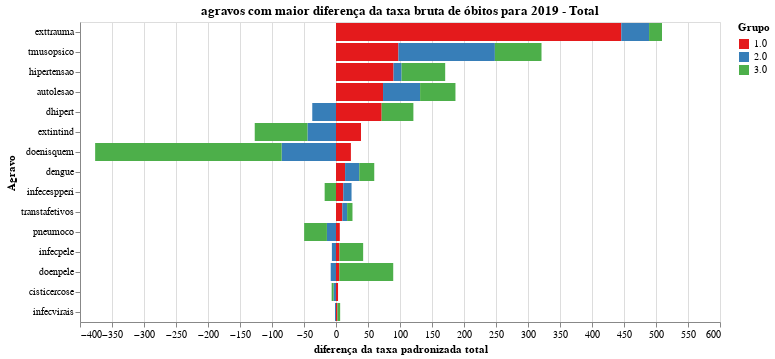

The notebook cell saved with this chart:
### Code cell
chart = plot_grafico_dif(pop_19, pop_r,
                         'taxa_obitos_esp_total', 
                         "agravos com maior diferença da taxa bruta de óbitos para 2019 - Total",
                        "diferença da taxa padronizada total")


chart.save('tx_pad_t.svg')
chart

### Figure 1 — Vega-Lite specification as saved in the notebook (floating-point values rounded to 4 significant figures)
{"config": {"view": {"continuousWidth": 400, "continuousHeight": 300}, "range": {"category": {"scheme": "set1"}}}, "data": {"name": "data-824642bc402b0e918867cdabd97821e3"}, "mark": "bar", "encoding": {"color": {"type": "nominal", "field": "grupo", "title": "Grupo"}, "order": {"type": "nominal", "field": "grupo", "sort": "ascending"}, "tooltip": {"type": "quantitative", "field": "taxa"}, "x": {"type": "quantitative", "field": "taxa", "title": "diferença da taxa padronizada total"}, "y": {"type": "nominal", "field": "agravo", "sort": null, "title": "Agravo"}}, "title": "agravos com maior diferença da taxa bruta de óbitos para 2019 - Total", "width": 640, "$schema": "https://vega.github.io/schema/vega-lite/v4.8.1.json", "datasets": {"data-824642bc402b0e918867cdabd97821e3": [{"agravo": "exttrauma", "grupo": "1.0", "taxa": 445.8}, {"agravo": "exttrauma", "grupo": "2.0", "taxa": 43.41}, {"agravo": "exttrauma", "grupo": "3.0", "taxa": 20.22}, {"agravo": "tmusopsico", "grupo": "1.0", "taxa": 97.51}, {"agravo": "tmusopsico", "grupo": "2.0", "taxa": 150.7}, {"agravo": "tmusopsico", "grupo": "3.0", "taxa": 72.86}, {"agravo": "hipertensao", "grupo": "1.0", "taxa": 89.92}, {"agravo": "hipertensao", "grupo": "2.0", "taxa": 12.57}, {"agravo": "hipertensao", "grupo": "3.0", "taxa": 68.13}, {"agravo": "autolesao", "grupo": "1.0", "taxa": 73.49}, {"agravo": "autolesao", "grupo": "2.0", "taxa": 57.92}, {"agravo": "autolesao", "grupo": "3.0", "taxa": 55.24}, {"agravo": "dhipert", "grupo": "1.0", "taxa": 71.34}, {"agravo": "dhipert", "grupo": "2.0", "taxa": -37.09}, {"agravo": "dhipert", "grupo": "3.0", "taxa": 49.58}, {"agravo": "extintind", "grupo": "1.0", "taxa": 39.05}, {"agravo": "extintind", "grupo": "2.0", "taxa": -44.61}, {"agravo": "extintind", "grupo": "3.0", "taxa": -82.36}, {"agravo": "doenisquem", "grupo": "1.0", "taxa": 23.29}, {"agravo": "doenisquem", "grupo": "2.0", "taxa": -84.93}, {"agravo": "doenisquem", "grupo": "3.0", "taxa": -291.4}, {"agravo": "dengue", "grupo": "1.0", "taxa": 14.19}, {"agravo": "dengue", "grupo": "2.0", "taxa": 22.15}, {"agravo": "dengue", "grupo": "3.0", "taxa": 23.43}, {"agravo": "infecespperi", "grupo": "1.0", "taxa": 11.39}, {"agravo": "infecespperi", "grupo": "2.0", "taxa": 12.9}, {"agravo": "infecespperi", "grupo": "3.0", "taxa": -17.72}, {"agravo": "transtafetivos", "grupo": "1.0", "taxa": 9.893}, {"agravo": "transtafetivos", "grupo": "2.0", "taxa": 7.482}, {"agravo": "transtafetivos", "grupo": "3.0", "taxa": 8.371}, {"agravo": "pneumoco", "grupo": "1.0", "taxa": 5.912}, {"agravo": "pneumoco", "grupo": "2.0", "taxa": -14.18}, {"agravo": "pneumoco", "grupo": "3.0", "taxa": -35.58}, {"agravo": "infecpele", "grupo": "1.0", "taxa": 5.369}, {"agravo": "infecpele", "grupo": "2.0", "taxa": -6.423}, {"agravo": "infecpele", "grupo": "3.0", "taxa": 37.06}, {"agravo": "doenpele", "grupo": "1.0", "taxa": 5.13}, {"agravo": "doenpele", "grupo": "2.0", "taxa": -8.274}, {"agravo": "doenpele", "grupo": "3.0", "taxa": 84.29}, {"agravo": "cisticercose", "grupo": "1.0", "taxa": 3.192}, {"agravo": "cisticercose", "grupo": "2.0", "taxa": -3.795}, {"agravo": "cisticercose", "grupo": "3.0", "taxa": -3.004}, {"agravo": "infecvirais", "grupo": "1.0", "taxa": 2.231}, {"agravo": "infecvirais", "grupo": "2.0", "taxa": -1.56}, {"agravo": "infecvirais", "grupo": "3.0", "taxa": 4.264}]}}
